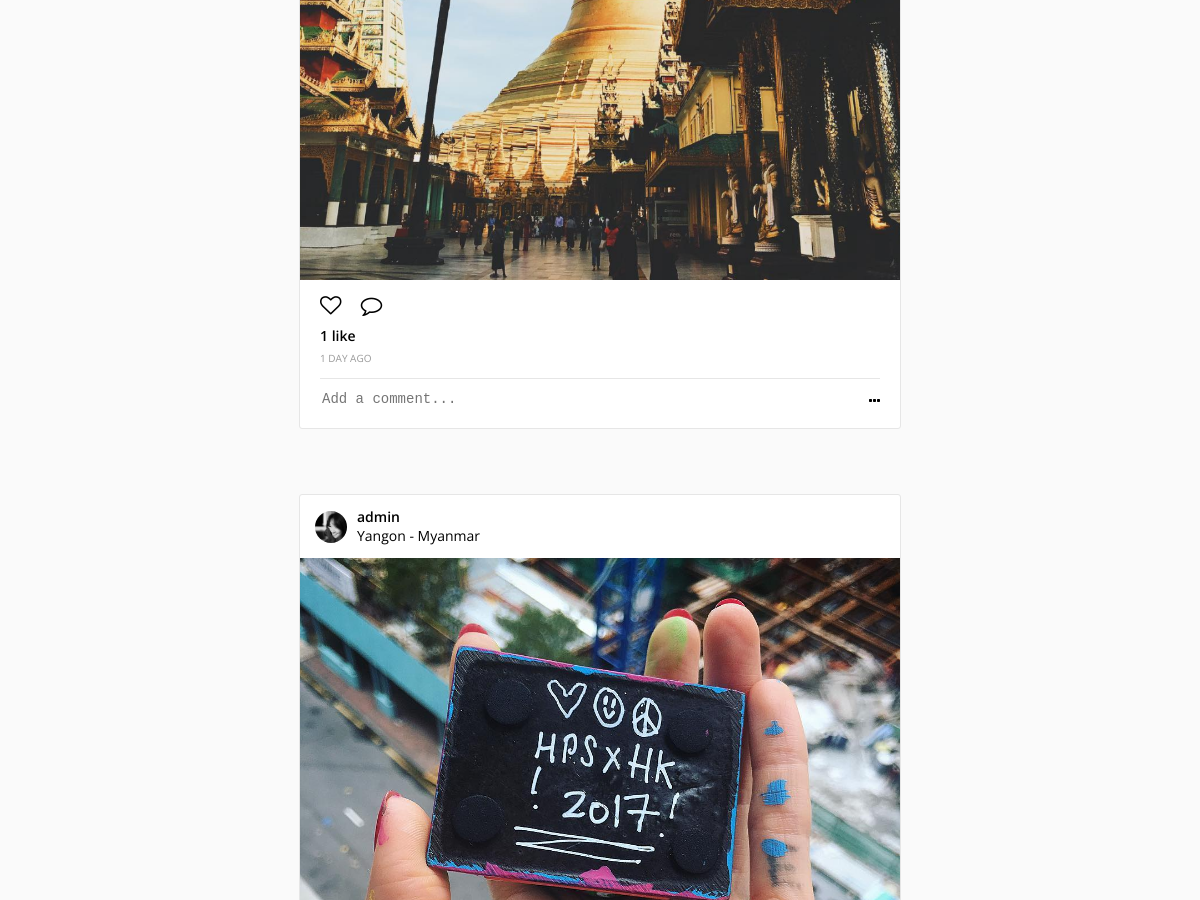
/ (signed in, middle part), run on an earlier commit of the app's database.
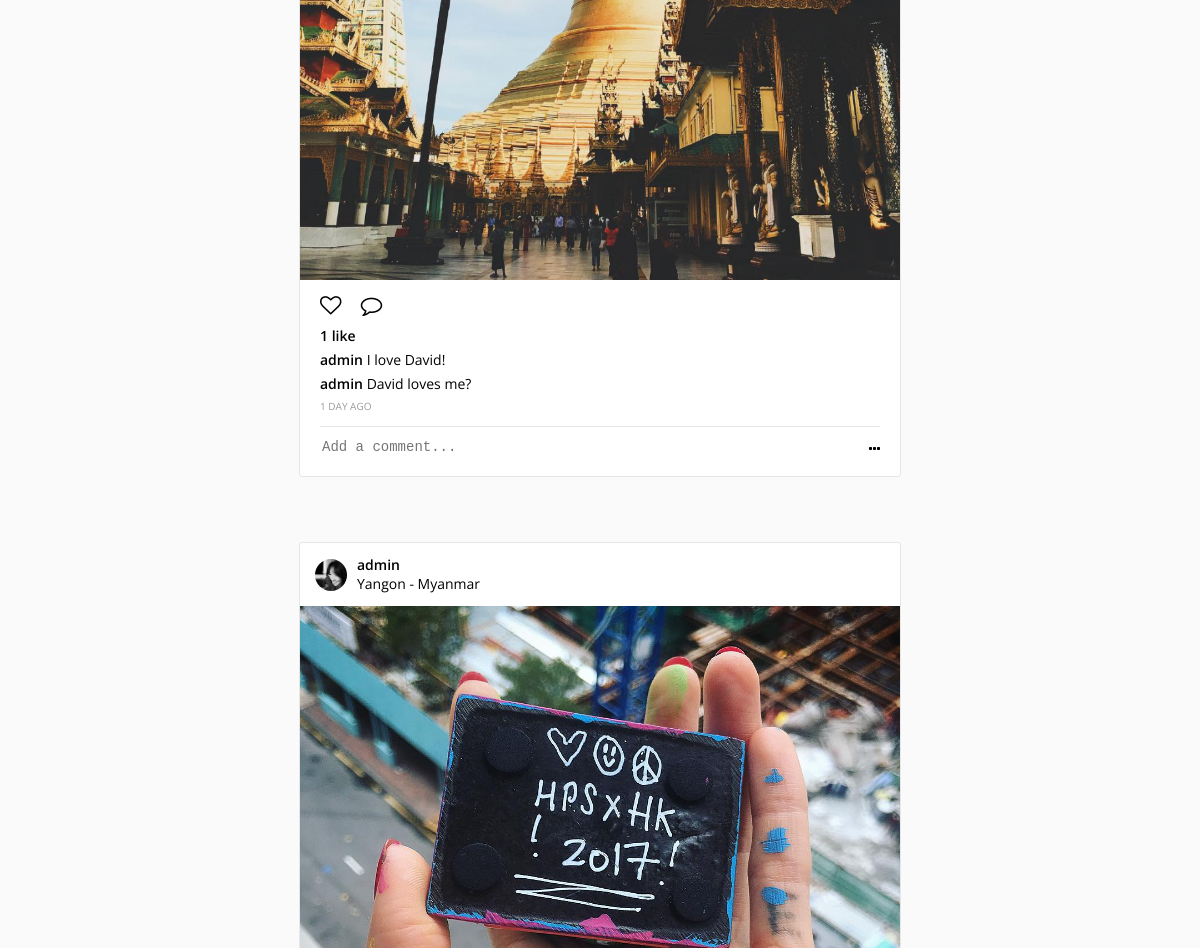
And on a later commit of the database.
### images/models.py (models this page shows, shortened)
class Image(models.Model):
    author = models.ForeignKey(user_models.User, related_name='images')
    description = models.TextField()
    file = models.ImageField()
    date = models.DateTimeField(auto_now_add=True)
    location = models.CharField(max_length=100)
    class Meta:
        ordering = ["-date", ]

class Comment(models.Model):
    comment = models.TextField()
    user = models.ForeignKey(user_models.User)
    image = models.ForeignKey(Image,  related_name='comments')
    date = models.DateTimeField(auto_now_add=True)

### users/models.py (models this page shows)
class User(AbstractUser):
    GENDER_CHOICES = (
        ('male', 'Male'),
        ('female', 'Female'),
        ('not-specified', 'Not specified')
    )
    profile_photo = models.ImageField(null=True, blank=True)
    website = models.URLField(null=True, blank=True)
    bio = models.TextField(null=True, blank=True)
    phone_number = models.IntegerField(null=True, blank=True)
    gender = models.CharField(
        max_length=100, choices=GENDER_CHOICES, default='male')

### users/views.py (the view)
def index(request):
    if request.user.is_authenticated:
        images = image_models.Image.objects.all()
        context = {
            'images': images
        }
        return render(request, 'feed.html', context)
    else:
        response = HttpResponseRedirect(reverse('login'))
    return response

### templates/feed.html
{% extends 'base.html' %}{% load humanize %}{%block title%}Feed{%endblock title%} {% block content%}
<main id="feed">
    {% for image in images %}
    <div class="photo">
        <header class="photo__header">
            <img src="{{image.author.profile_photo.url}}" class="photo__avatar " />
            <div class="photo__user-info ">
                <span class="photo__author ">{{image.author.username}}</span>
                <span class="photo__location ">{{image.location}}</span>
            </div>
        </header>
        <img src="{{image.file.url}}" />
        <div class="photo__info ">
            <div class="photo__actions">
                <span class="photo__action">
                        <i data-id="{{image.id}}" class="fa fa-lg feedHeart fa-heart-o"></i>
                    </span>
                <span class="photo__action">
                        <i class="fa fa-comment-o fa-lg"></i>
                    </span>
            </div>
            {% if image.likes.all.count > 0 %}
            <span class="photo__likes ">{{image.likes.all.count}} like{{image.likes.all.count|pluralize}}</span> {% endif%}
            <ul class="photo__comments">
                {% for comment in image.comments.all %}
                <li class="photo__comment">
                    <span class="photo__comment-author ">{{comment.user.username}}</span> {{comment.comment}}
                </li>
                {% endfor %}
            </ul>
            <span class="photo__time-ago ">{{image.date|naturaltime}}</span>
            <div class="photo__add-comment-container">
                <textarea data-id="{{image.id}}" name="comment" class="comment-input" placeholder="Add a comment... "></textarea>
                <i class="fa fa-ellipsis-h "></i>
            </div>
        </div>
    </div>
    {% endfor %}
</main>
{% endblock content%}

What changed in the data, as far as the page shows it:
added Comment: user.username "admin", comment "I love David!", shown under Image "1 DAY AGO"
added Comment: user.username "admin", comment "David loves me?", shown under Image "1 DAY AGO"
